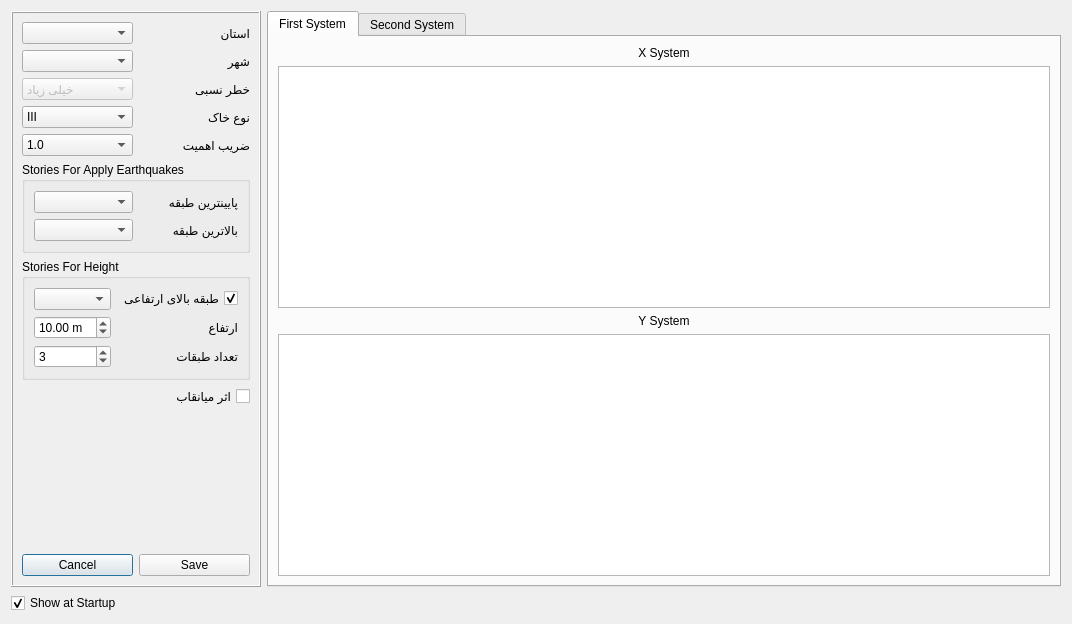
<?xml version="1.0" encoding="UTF-8"?>
<ui version="4.0">
 <class>Dialog</class>
 <widget class="QDialog" name="Dialog">
  <property name="geometry">
   <rect>
    <x>0</x>
    <y>0</y>
    <width>1072</width>
    <height>624</height>
   </rect>
  </property>
  <property name="windowTitle">
   <string>Settings</string>
  </property>
  <property name="windowIcon">
   <iconset resource="../civiltools.qrc">
    <normaloff>:/civiltools/images/automatic.svg</normaloff>:/civiltools/images/automatic.svg</iconset>
  </property>
  <layout class="QVBoxLayout" name="verticalLayout_4">
   <item>
    <layout class="QHBoxLayout" name="horizontalLayout_3">
     <item>
      <widget class="QFrame" name="frame">
       <property name="frameShape">
        <enum>QFrame::Box</enum>
       </property>
       <property name="frameShadow">
        <enum>QFrame::Raised</enum>
       </property>
       <layout class="QVBoxLayout" name="verticalLayout_2">
        <item>
         <layout class="QGridLayout" name="gridLayout">
          <item row="3" column="1">
           <widget class="QLabel" name="label_5">
            <property name="layoutDirection">
             <enum>Qt::LeftToRight</enum>
            </property>
            <property name="text">
             <string>نوع خاک</string>
            </property>
           </widget>
          </item>
          <item row="4" column="0">
           <widget class="Gui::PrefComboBox" name="importance_factor">
            <property name="currentIndex">
             <number>1</number>
            </property>
            <property name="prefEntry" stdset="0">
             <cstring>importance_factor</cstring>
            </property>
            <property name="prefPath" stdset="0">
             <cstring>Mod/civilTools</cstring>
            </property>
            <item>
             <property name="text">
              <string>0.8</string>
             </property>
            </item>
            <item>
             <property name="text">
              <string>1.0</string>
             </property>
            </item>
            <item>
             <property name="text">
              <string>1.2</string>
             </property>
            </item>
            <item>
             <property name="text">
              <string>1.4</string>
             </property>
            </item>
           </widget>
          </item>
          <item row="3" column="0">
           <widget class="Gui::PrefComboBox" name="soil_type">
            <property name="currentIndex">
             <number>2</number>
            </property>
            <property name="prefEntry" stdset="0">
             <cstring>soiltype</cstring>
            </property>
            <property name="prefPath" stdset="0">
             <cstring>Mod/civilTools</cstring>
            </property>
            <item>
             <property name="text">
              <string>I</string>
             </property>
            </item>
            <item>
             <property name="text">
              <string>II</string>
             </property>
            </item>
            <item>
             <property name="text">
              <string>III</string>
             </property>
            </item>
            <item>
             <property name="text">
              <string>IV</string>
             </property>
            </item>
           </widget>
          </item>
          <item row="4" column="1">
           <widget class="QLabel" name="label_6">
            <property name="layoutDirection">
             <enum>Qt::LeftToRight</enum>
            </property>
            <property name="text">
             <string>ضریب اهمیت</string>
            </property>
           </widget>
          </item>
          <item row="0" column="1">
           <widget class="QLabel" name="label_3">
            <property name="layoutDirection">
             <enum>Qt::LeftToRight</enum>
            </property>
            <property name="text">
             <string>استان</string>
            </property>
           </widget>
          </item>
          <item row="0" column="0">
           <widget class="Gui::PrefComboBox" name="ostan">
            <property name="prefEntry" stdset="0">
             <cstring>ostan</cstring>
            </property>
            <property name="prefPath" stdset="0">
             <cstring>Mod/civilTools</cstring>
            </property>
           </widget>
          </item>
          <item row="2" column="1">
           <widget class="QLabel" name="label_14">
            <property name="layoutDirection">
             <enum>Qt::LeftToRight</enum>
            </property>
            <property name="text">
             <string>خطر نسبی</string>
            </property>
           </widget>
          </item>
          <item row="8" column="0" colspan="2">
           <widget class="Gui::PrefCheckBox" name="infill">
            <property name="layoutDirection">
             <enum>Qt::RightToLeft</enum>
            </property>
            <property name="text">
             <string>اثر میانقاب</string>
            </property>
            <property name="checked">
             <bool>false</bool>
            </property>
            <property name="prefEntry" stdset="0">
             <cstring>is_infill</cstring>
            </property>
            <property name="prefPath" stdset="0">
             <cstring>Mod/Civil</cstring>
            </property>
           </widget>
          </item>
          <item row="1" column="0">
           <widget class="Gui::PrefComboBox" name="city">
            <property name="prefEntry" stdset="0">
             <cstring>city</cstring>
            </property>
            <property name="prefPath" stdset="0">
             <cstring>Mod/civilTools</cstring>
            </property>
           </widget>
          </item>
          <item row="1" column="1">
           <widget class="QLabel" name="label_4">
            <property name="layoutDirection">
             <enum>Qt::LeftToRight</enum>
            </property>
            <property name="text">
             <string>شهر</string>
            </property>
           </widget>
          </item>
          <item row="5" column="0" colspan="2">
           <widget class="QGroupBox" name="groupBox">
            <property name="title">
             <string>Stories For Apply Earthquakes</string>
            </property>
            <layout class="QGridLayout" name="gridLayout_2">
             <item row="0" column="0">
              <widget class="Gui::PrefComboBox" name="bot_x_combo">
               <property name="prefEntry" stdset="0">
                <cstring>ostan</cstring>
               </property>
               <property name="prefPath" stdset="0">
                <cstring>Mod/civilTools</cstring>
               </property>
              </widget>
             </item>
             <item row="0" column="1">
              <widget class="QLabel" name="label_12">
               <property name="layoutDirection">
                <enum>Qt::LeftToRight</enum>
               </property>
               <property name="text">
                <string>پایینترین طبقه</string>
               </property>
              </widget>
             </item>
             <item row="1" column="0">
              <widget class="Gui::PrefComboBox" name="top_x_combo">
               <property name="prefEntry" stdset="0">
                <cstring>ostan</cstring>
               </property>
               <property name="prefPath" stdset="0">
                <cstring>Mod/civilTools</cstring>
               </property>
              </widget>
             </item>
             <item row="1" column="1">
              <widget class="QLabel" name="label_13">
               <property name="layoutDirection">
                <enum>Qt::LeftToRight</enum>
               </property>
               <property name="text">
                <string>بالاترین طبقه</string>
               </property>
              </widget>
             </item>
            </layout>
           </widget>
          </item>
          <item row="7" column="0" colspan="2">
           <widget class="QGroupBox" name="groupBox_2">
            <property name="title">
             <string>Stories For Height</string>
            </property>
            <layout class="QGridLayout" name="gridLayout_3">
             <item row="0" column="0">
              <widget class="Gui::PrefComboBox" name="top_story_for_height">
               <property name="prefEntry" stdset="0">
                <cstring>ostan</cstring>
               </property>
               <property name="prefPath" stdset="0">
                <cstring>Mod/civilTools</cstring>
               </property>
              </widget>
             </item>
             <item row="0" column="1">
              <widget class="QCheckBox" name="top_story_for_height_checkbox">
               <property name="layoutDirection">
                <enum>Qt::RightToLeft</enum>
               </property>
               <property name="text">
                <string>طبقه بالای ارتفاعی</string>
               </property>
               <property name="checked">
                <bool>true</bool>
               </property>
              </widget>
             </item>
             <item row="1" column="0">
              <widget class="Gui::PrefDoubleSpinBox" name="height_x">
               <property name="layoutDirection">
                <enum>Qt::LeftToRight</enum>
               </property>
               <property name="suffix">
                <string> m</string>
               </property>
               <property name="maximum">
                <double>300.000000000000000</double>
               </property>
               <property name="value">
                <double>10.000000000000000</double>
               </property>
               <property name="prefEntry" stdset="0">
                <cstring>building_height</cstring>
               </property>
               <property name="prefPath" stdset="0">
                <cstring>Mod/civilTools</cstring>
               </property>
              </widget>
             </item>
             <item row="1" column="1">
              <widget class="QLabel" name="label_7">
               <property name="layoutDirection">
                <enum>Qt::LeftToRight</enum>
               </property>
               <property name="text">
                <string>ارتفاع</string>
               </property>
              </widget>
             </item>
             <item row="2" column="0">
              <widget class="QSpinBox" name="no_of_story_x">
               <property name="minimum">
                <number>1</number>
               </property>
               <property name="value">
                <number>3</number>
               </property>
              </widget>
             </item>
             <item row="2" column="1">
              <widget class="QLabel" name="label_8">
               <property name="layoutDirection">
                <enum>Qt::LeftToRight</enum>
               </property>
               <property name="text">
                <string>تعداد طبقات</string>
               </property>
              </widget>
             </item>
            </layout>
           </widget>
          </item>
          <item row="2" column="0">
           <widget class="QComboBox" name="risk_level">
            <property name="enabled">
             <bool>false</bool>
            </property>
            <item>
             <property name="text">
              <string>خیلی زیاد</string>
             </property>
            </item>
            <item>
             <property name="text">
              <string>زیاد</string>
             </property>
            </item>
            <item>
             <property name="text">
              <string>متوسط</string>
             </property>
            </item>
            <item>
             <property name="text">
              <string>کم</string>
             </property>
            </item>
           </widget>
          </item>
         </layout>
        </item>
        <item>
         <spacer name="verticalSpacer">
          <property name="orientation">
           <enum>Qt::Vertical</enum>
          </property>
          <property name="sizeHint" stdset="0">
           <size>
            <width>20</width>
            <height>40</height>
           </size>
          </property>
         </spacer>
        </item>
        <item>
         <layout class="QHBoxLayout" name="horizontalLayout_2">
          <item>
           <widget class="QPushButton" name="cancel_pushbutton">
            <property name="text">
             <string>Cancel</string>
            </property>
            <property name="icon">
             <iconset resource="../civiltools.qrc">
              <normaloff>:/civiltools/images/cancel.svg</normaloff>:/civiltools/images/cancel.svg</iconset>
            </property>
            <property name="iconSize">
             <size>
              <width>60</width>
              <height>60</height>
             </size>
            </property>
           </widget>
          </item>
          <item>
           <widget class="QPushButton" name="save_pushbutton">
            <property name="text">
             <string>Save</string>
            </property>
            <property name="icon">
             <iconset resource="../civiltools.qrc">
              <normaloff>:/civiltools/images/save.png</normaloff>:/civiltools/images/save.png</iconset>
            </property>
            <property name="iconSize">
             <size>
              <width>60</width>
              <height>60</height>
             </size>
            </property>
           </widget>
          </item>
         </layout>
        </item>
       </layout>
      </widget>
     </item>
     <item>
      <widget class="QTabWidget" name="tabWidget">
       <property name="currentIndex">
        <number>0</number>
       </property>
       <widget class="QWidget" name="tab">
        <attribute name="title">
         <string>First System</string>
        </attribute>
        <layout class="QVBoxLayout" name="verticalLayout_3">
         <item>
          <widget class="QLabel" name="label">
           <property name="text">
            <string>X System</string>
           </property>
           <property name="alignment">
            <set>Qt::AlignCenter</set>
           </property>
          </widget>
         </item>
         <item>
          <widget class="QTreeView" name="x_treeview">
           <property name="layoutDirection">
            <enum>Qt::RightToLeft</enum>
           </property>
          </widget>
         </item>
         <item>
          <widget class="QLabel" name="label_2">
           <property name="text">
            <string>Y System</string>
           </property>
           <property name="alignment">
            <set>Qt::AlignCenter</set>
           </property>
          </widget>
         </item>
         <item>
          <widget class="QTreeView" name="y_treeview">
           <property name="layoutDirection">
            <enum>Qt::RightToLeft</enum>
           </property>
          </widget>
         </item>
        </layout>
       </widget>
       <widget class="QWidget" name="tab_2">
        <attribute name="title">
         <string>Second System</string>
        </attribute>
        <layout class="QVBoxLayout" name="verticalLayout">
         <item>
          <widget class="QCheckBox" name="activate_second_system">
           <property name="text">
            <string>Activate</string>
           </property>
          </widget>
         </item>
         <item>
          <widget class="QLabel" name="x_system_label">
           <property name="enabled">
            <bool>false</bool>
           </property>
           <property name="text">
            <string>X System</string>
           </property>
           <property name="alignment">
            <set>Qt::AlignCenter</set>
           </property>
          </widget>
         </item>
         <item>
          <widget class="QTreeView" name="x_treeview_2">
           <property name="enabled">
            <bool>false</bool>
           </property>
           <property name="layoutDirection">
            <enum>Qt::RightToLeft</enum>
           </property>
          </widget>
         </item>
         <item>
          <widget class="QLabel" name="y_system_label">
           <property name="enabled">
            <bool>false</bool>
           </property>
           <property name="text">
            <string>Y System</string>
           </property>
           <property name="alignment">
            <set>Qt::AlignCenter</set>
           </property>
          </widget>
         </item>
         <item>
          <widget class="QTreeView" name="y_treeview_2">
           <property name="enabled">
            <bool>false</bool>
           </property>
           <property name="layoutDirection">
            <enum>Qt::RightToLeft</enum>
           </property>
          </widget>
         </item>
        </layout>
       </widget>
      </widget>
     </item>
    </layout>
   </item>
   <item>
    <widget class="Gui::PrefCheckBox" name="show_at_startup">
     <property name="text">
      <string>Show at Startup</string>
     </property>
     <property name="checked">
      <bool>true</bool>
     </property>
     <property name="prefEntry" stdset="0">
      <cstring>show_at_startup</cstring>
     </property>
     <property name="prefPath" stdset="0">
      <cstring>Mod/Civil</cstring>
     </property>
    </widget>
   </item>
  </layout>
 </widget>
 <customwidgets>
  <customwidget>
   <class>Gui::PrefCheckBox</class>
   <extends>QCheckBox</extends>
   <header>Gui/PrefWidgets.h</header>
  </customwidget>
  <customwidget>
   <class>Gui::PrefComboBox</class>
   <extends>QComboBox</extends>
   <header>Gui/PrefWidgets.h</header>
  </customwidget>
  <customwidget>
   <class>Gui::PrefDoubleSpinBox</class>
   <extends>QDoubleSpinBox</extends>
   <header>Gui/PrefWidgets.h</header>
  </customwidget>
 </customwidgets>
 <resources>
  <include location="../civiltools.qrc"/>
 </resources>
 <connections/>
</ui>
